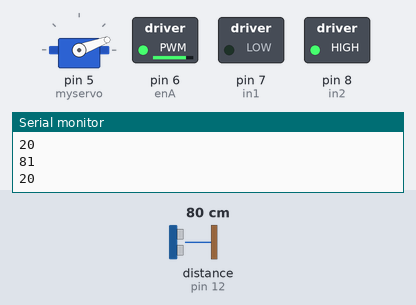
Simulated run of this sketch. Board: Arduino Uno, built with avr-gcc and run on an emulated ATmega328P. Parts: servo, switched loads named in the sketch (green lamp = pin HIGH), the last lines printed to the serial monitor. Inputs (shaded band) come from the test bench; at power-on: distance to the obstacle (sensor on pin 12) 80 cm. The echo pulse lasts 58.3 µs per cm.

Above: at 1.2 s.
1.3 s: distance to the obstacle (sensor on pin 12) set to 2 cm
At 2.7 s:
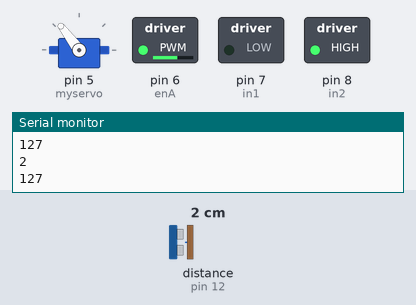
3.0 s: distance to the obstacle (sensor on pin 12) set to 4 cm
At 4.1 s:
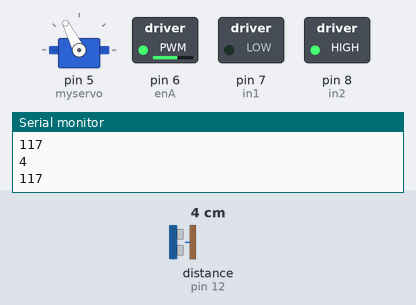
4.7 s: distance to the obstacle (sensor on pin 12) set to 18 cm
At 6.1 s:
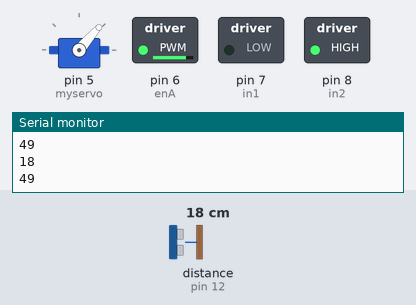
6.4 s: distance to the obstacle (sensor on pin 12) set to 250 cm
At 7.0 s:
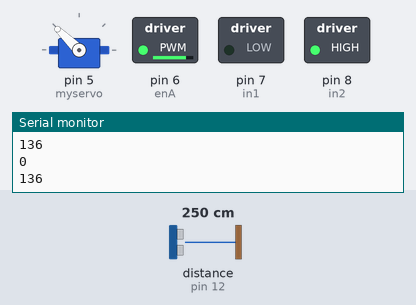
8.1 s: distance to the obstacle (sensor on pin 12) set to 35 cm
At 8.5 s:
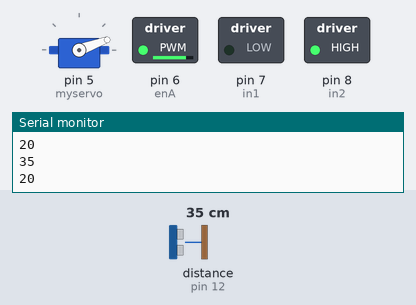
9.7 s: distance to the obstacle (sensor on pin 12) set to 299 cm
At 10.3 s:
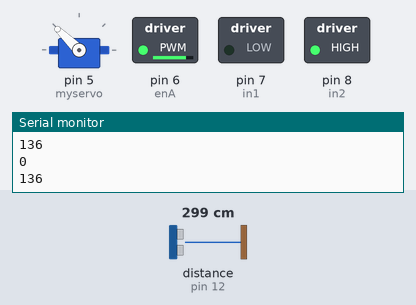
Timing chart, 0 to 12.4 s (numbered marks = the images above; inputs shaded):
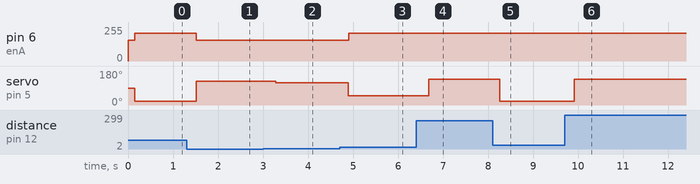

The sketch:

FinalRobotCode_v1.ino
```cpp
#include <Servo.h>

Servo myservo;

#define enA 6
#define in1 7
#define in2 8

#include <NewPing.h>
#define TRIGGER_PIN  11  // Arduino pin tied to trigger pin on the ultrasonic sensor.
#define ECHO_PIN     12  // Arduino pin tied to echo pin on the ultrasonic sensor.
#define MAX_DISTANCE 200 // Maximum distance we want to ping for (in centimeters). Maximum sensor distance is rated at 400-500cm.
NewPing sonar(TRIGGER_PIN, ECHO_PIN, MAX_DISTANCE); // NewPing setup of pins and maximum distance.

enum servoStates {
  STRAIGHT,
  LEFT
};

enum servoStates state = STRAIGHT;
unsigned int microSec;
int distance;
int desired_distance;
int actual_distance;
int error;
int turn_signal;
unsigned long currentTime=0, previousTime=0;
int angleStr = 1500;
int angleTurn;
int strSpd = 155;
int trnSpd = 210;

void setup() {

  Serial.begin(115200);
  myservo.attach(5);  //attach servo to pin9
  myservo.write(90);  // set servo to mid-point

 pinMode(enA, OUTPUT);      //assign pins as output
 pinMode(in1, OUTPUT);
 pinMode(in2, OUTPUT);

 analogWrite(enA,strSpd);

 digitalWrite(in1,LOW);
 digitalWrite(in2,HIGH);

}

void loop() {
 sonarEcho();
 turningFix();
 Serial.println(myservo.read());
 if(myservo.read() < 55 || myservo.read() > 135) {
  analogWrite(enA,trnSpd);
 }
 else {
  analogWrite(enA, strSpd);
 }

}

void sonarEcho(){
  NewPing mySonar(TRIGGER_PIN, ECHO_PIN, MAX_DISTANCE);
  microSec = mySonar.ping_median(5);
  delay(30);
  distance = (float)microSec/US_ROUNDTRIP_CM;
  Serial.println(distance);
}


void turningFix(){
  desired_distance = 9;
  actual_distance = distance;
  error = desired_distance - actual_distance;
  turn_signal = error * 50;

  angleTurn = angleStr + turn_signal;
  if(angleTurn < 750){
    angleTurn = 750;
  }
  if(angleTurn > 2250){
    angleTurn = 2250;
  }

  myservo.writeMicroseconds(angleTurn);

}
```

Measured:
- after the input at 1.3 s, pin 6 (enA): 210/255 → 155/255 after 0.21 s; servo on pin 5 (myservo): 20° → 127° after 0.21 s
- after the input at 3.0 s, servo on pin 5 (myservo): 127° → 117° after 0.28 s
- after the input at 4.7 s, pin 6 (enA): 155/255 → 210/255 after 0.20 s; servo on pin 5 (myservo): 117° → 49° after 0.20 s
- after the input at 6.4 s, servo on pin 5 (myservo): 49° → 136° after 0.29 s
- after the input at 8.1 s, servo on pin 5 (myservo): 136° → 20° after 0.16 s
- after the input at 9.7 s, servo on pin 5 (myservo): 20° → 136° after 0.21 s
